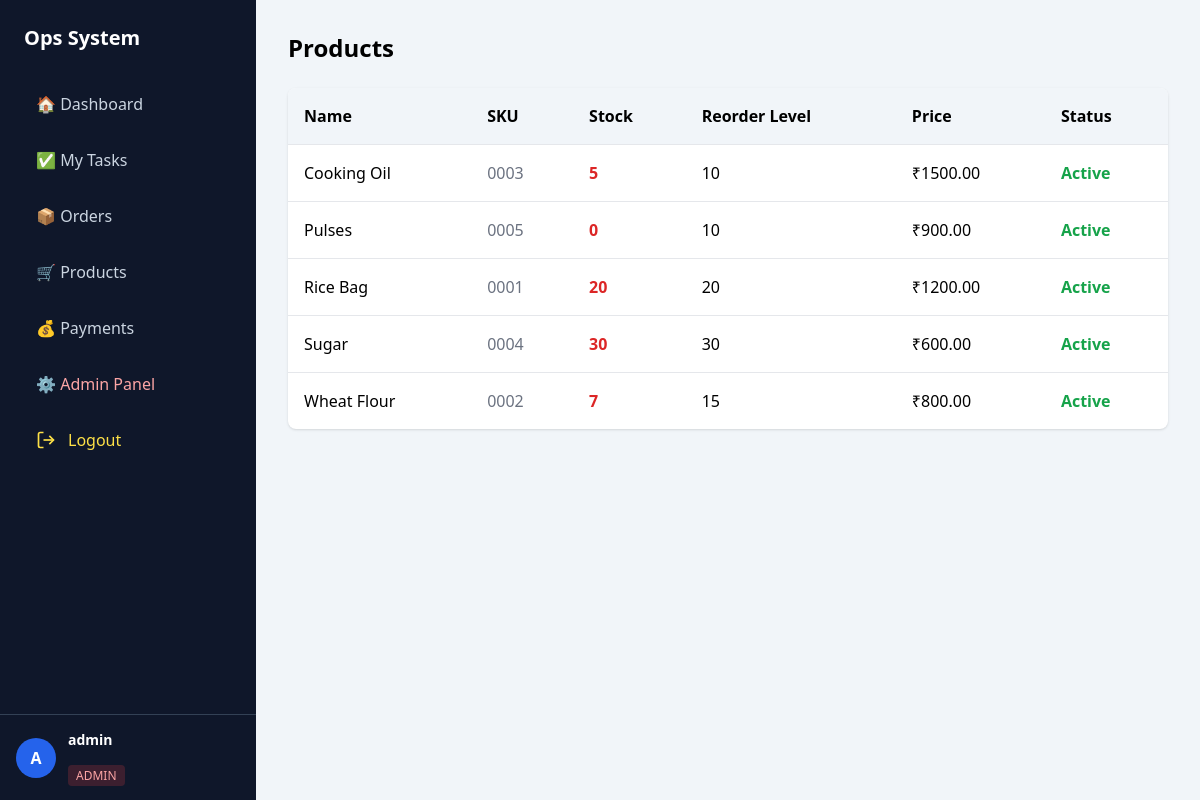
Page /products/ (signed in) on the earlier database version.
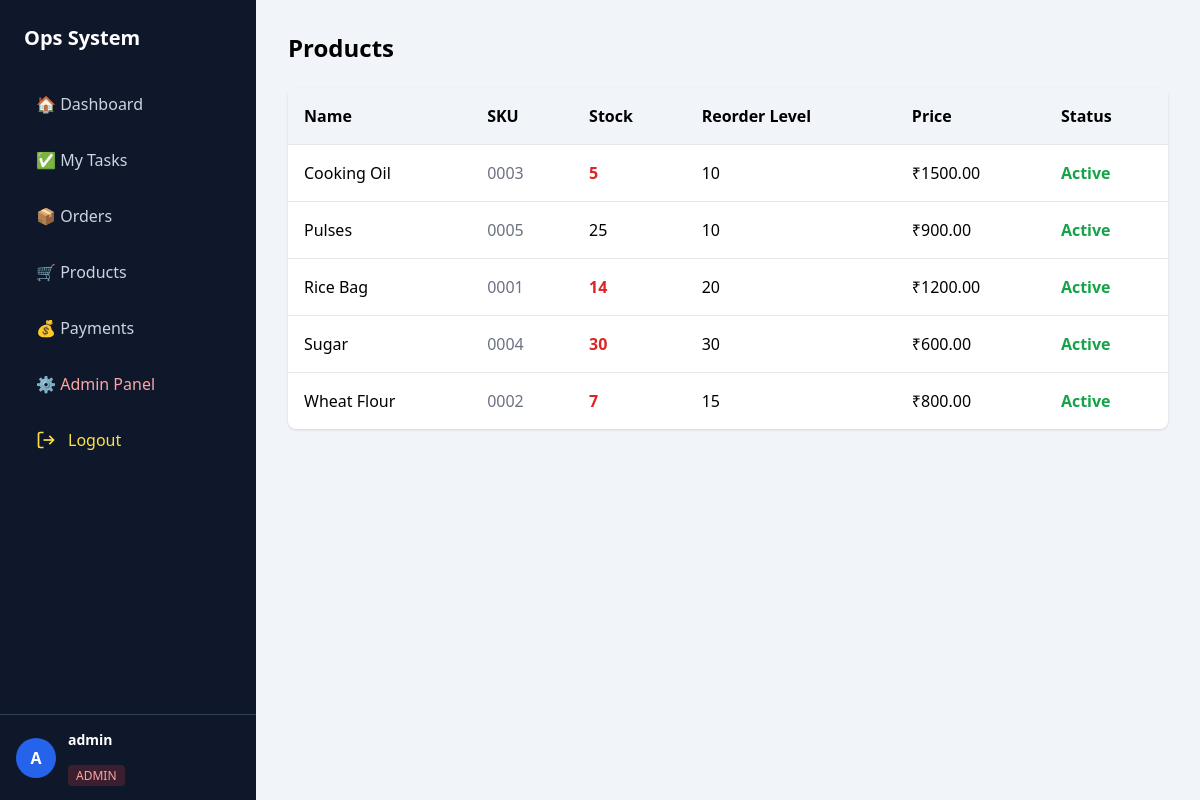
Same page on the later database version.
### inventory/models.py (models this page shows, shortened)
class Product(models.Model):
    name = models.CharField(max_length=100)
    sku = models.CharField(max_length=50, unique=True)
    current_stock = models.IntegerField(default=0)
    reorder_level = models.IntegerField(default=10)
    is_active = models.BooleanField(default=True)
    price = models.DecimalField(max_digits=10,decimal_places=2,default=0)

### core/views.py (the view)
# urls.py: path('products/', admin_products, name='admin_products'),
@user_passes_test(is_admin)
def admin_products(request):
    products = Product.objects.all().order_by("name")
    return render(request, "core/admin_products.html", {
        "products": products
    })

### core/views.py (called while the page is built)
def is_admin(user):
    return user.is_superuser

### core/templates/core/admin_products.html
{% extends "core/base.html" %}
{% block content %}
<h1 class="text-2xl font-bold mb-6">Products</h1>
<div class="bg-white shadow rounded-lg overflow-hidden">
    <table class="w-full border-collapse">
        <thead class="bg-slate-100 text-left">
            <tr>
                <th class="p-4">Name</th>
                <th class="p-4">SKU</th>
                <th class="p-4">Stock</th>
                <th class="p-4">Reorder Level</th>
                <th class="p-4">Price</th>
                <th class="p-4">Status</th>
            </tr>
        </thead>
        <tbody>
            {% for product in products %}
            <tr class="border-t hover:bg-slate-50">
                <td class="p-4 font-medium">{{ product.name }}</td>
                <td class="p-4 text-gray-500">{{ product.sku }}</td>
                <td class="p-4">
                    {% if product.current_stock <= product.reorder_level %}
                        <span class="text-red-600 font-semibold">
                            {{ product.current_stock }}
                        </span>
                    {% else %}
                        {{ product.current_stock }}
                    {% endif %}
                </td>
                <td class="p-4">{{ product.reorder_level }}</td>
                <td class="p-4">₹{{ product.price }}</td>
                <td class="p-4">
                    {% if product.is_active %}
                        <span class="text-green-600 font-semibold">Active</span>
                    {% else %}
                        <span class="text-gray-400">Inactive</span>
                    {% endif %}
                </td>
            </tr>
            {% empty %}
            <tr>
                <td colspan="6" class="p-6 text-center text-gray-500">
                    No products found
                </td>
            </tr>
            {% endfor %}
        </tbody>
    </table>
</div>
{% endblock %}

Differences in the rows shown:
changed Product "Pulses": current_stock "0" → "25"
changed Product "Rice Bag": current_stock "20" → "14"
